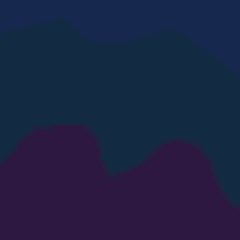
#> input picture bg.png, 80 x 80 px (shown 3 times larger)
$ jupyter execute rough-code-for-star-image-generation.ipynb
#> lines starting #> are read from the running program, lines starting #| are printed output that depends on the picture
[cell 1]
from PIL import Image
import random

 width and height of picture to create

[cell 2]
width = 80
height = 80

RGB color codes to use later

[cell 3]
white = (255,255,255)
purple = (114,88,148)
dpurple = (70,54,92)
dblue = (13,30,46)

[cell 4]
# pick "number" times random numbers from range(0,x*y)
def getRandomStarLocations(number,x,y):
    size = x*y
    return random.sample(range(0, size), number)

[cell 5]
starPos = sorted(getRandomStarLocations(35,width,height))

created a list of star variations, more of 1 variation means that type of star will appear more

[cell 6]
starsVariation = [0,0,1,1,1,1,1,2,3,3,4,4,5]

[cell 7]
random.choice(starsVariation)

[cell 8]
# in order to create bigger star, created a function that will reduce repetition when creating stars
def paintSur(distance,i,j,color,img,xmax=width,ymax=height):
    if(distance<0):
        distance = -distance
    mv = i+distance
    if mv < xmax:
        img.putpixel((mv,j), color)
    mv = i-distance
    if mv >= 0:
        img.putpixel((mv,j), color)
    mv = j+distance
    if mv < ymax:
        img.putpixel((i,mv), color)
    mv = j-distance
    if mv >= 0:
        img.putpixel((i,mv), color)

[cell 9]
# first generate a random number from the variations list, change pixels that hopefully looks like a star
def putAStar(i,j,img):
    var = random.choice(starsVariation)
    if var == 0:
        img.putpixel((i,j), white)
    if var == 1:
        img.putpixel((i,j), purple)
    if var == 2:
        img.putpixel((i,j), purple)
        paintSur(1,i,j,dpurple,img)
    if var == 3:
        img.putpixel((i,j), white)
        paintSur(1,i,j,purple,img)
        paintSur(2,i,j,purple,img)
    if var == 4:
        img.putpixel((i,j), purple)
        paintSur(1,i,j,dpurple,img)
        paintSur(2,i,j,dpurple,img)
    if var == 5:
        img.putpixel((i,j), white)
        paintSur(1,i,j,dpurple,img)
        paintSur(2,i,j,dpurple,img)
    if var == 6:
        img.putpixel((i,j), white)
        paintSur(1,i,j,white,img)
        paintSur(2,i,j,purple,img)
        paintSur(3,i,j,purple,img)
        paintSur(5,i,j,dpurple,img)

[cell 10]
# used to create a plain background, but replaced with patterned background which I've drawn in PS. Mby you can generate the pattern of the BG too.
# img  = Image.new( mode = "RGB", size = (width, height), color = (19,43,66) )

[cell 11]
# opened my pre created BG picture, then painting the random stars on top of it
with Image.open("bg.png") as im:
#> im is the input picture: PIL image 80x80 RGB; mean R, G, B 29.3, 35.5, 68
    pos = 0;
    for i in range(im.size[0]): # for every pixel:
        for j in range(im.size[1]):
            if pos in starPos:
                putAStar(i,j,im)
            pos+=1
#> after the loop, pos = 6400
#     saving the resulting image
    im.save('profile1.png')
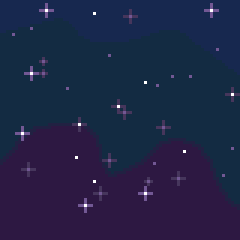
#> saved as profile1.png: PIL image 80x80 RGB (shown 3 times larger); mean R, G, B 31.3, 36.8, 69.6

had to resize the image so that it looks good on FB

[cell 12]
with Image.open("profile1.png") as im:
    basewidth = 80*8
    hsize = basewidth
    im = im.resize((basewidth,hsize), resample=Image.NEAREST)
#> im: PIL image 640x640 RGB
    im.save('profile2.png')
